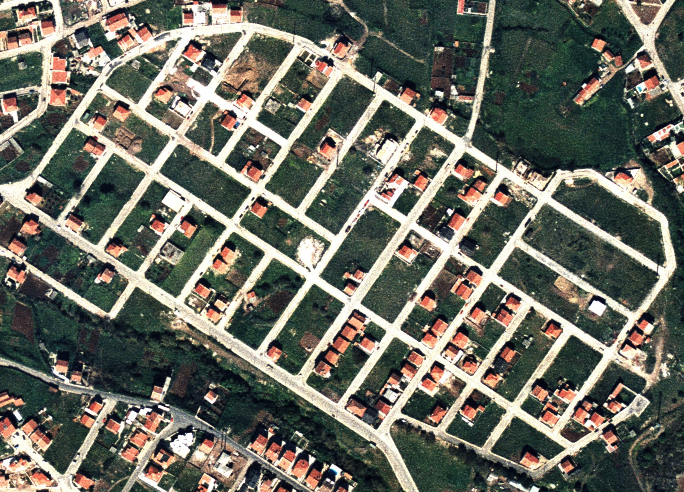
#> input picture PI_proj2/PI_proj2/ik02.tif, 684 x 492 px
$ python solucalternat.py   (older library calls are emulated)
#> lines starting #> are read from the running program, lines starting #| are printed output that depends on the picture; after the words box and inside, x2 and y2 are one past the last pixel; in counts of white or black regions, pixels touching at a corner belong together
# -*- coding: utf-8 -*-
"""
Created on Fri Dec 24 15:18:01 2021

@author: silam
"""

from skimage.morphology import disk, rectangle, erosion, dilation, opening, closing, local_minima, local_maxima, watershed, binary_erosion, binary_dilation, binary_opening, binary_closing, reconstruction, skeletonize
from imageio import imread
from scipy import ndimage
import matplotlib.pyplot as plt
import numpy as np
from copy import deepcopy

Ik0=imread("ik02.tif")
#> Ik0 is the input picture: shape (492, 684, 3); mean R, G, B 106.6, 107.6, 97.1
img2_r=Ik0[:,:,0]
img2_g=Ik0[:,:,1]
img2_b=Ik0[:,:,2]

#Média das 3 bandas
Ik=np.uint(img2_r/3 + img2_g/3 + img2_b/3)
Ik=ndimage.filters.gaussian_filter(Ik, 1)
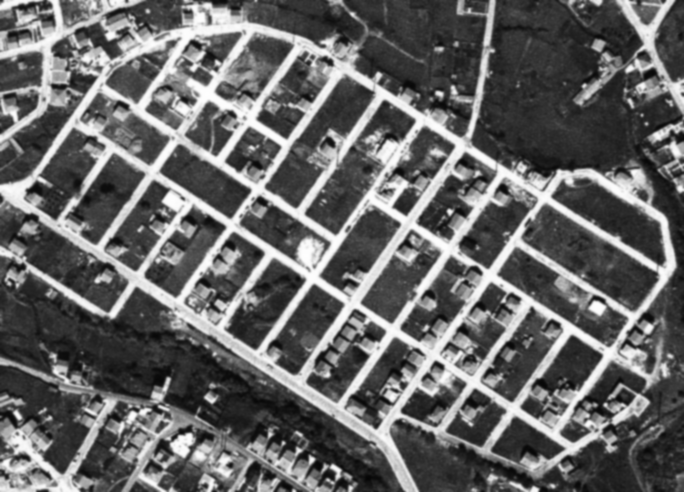
#> Ik: shape (492, 684) uint64; min 5, max 254, mean 102.4

#Função da reconstrucao geodesica binaria
def reconstrucao_bin (mask,marker):
    se= rectangle(3,3)
    ant=np.zeros(mask.shape)
    R=np.copy(marker)
    while np.array_equal(R,ant) == False:
        ant = R
        R=np.logical_and(binary_dilation(R,se),mask)
    return R

g,r = np.histogram(Ik, bins=256, range=(0,256))
#> g = 256 values, max 5376 at index 48, min 0 at index 0, mean 1314.6; r = 257 values from 0 to 256


dif=img2_r.astype(float)-(img2_b.astype(float))
dif[dif<0]=255
Ik=dif

#Threshold dos valores da imagem da média das bandas para isolar as estradas
t2 = 50
t1 = 70
X = Ik >= t1
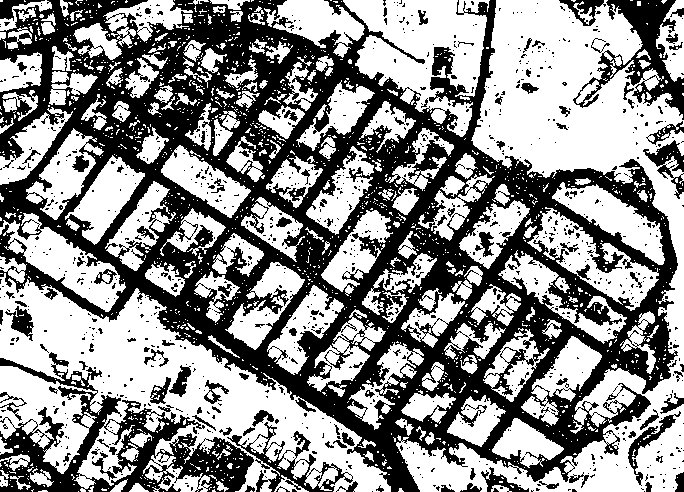
#> X: shape (492, 684) bool; 56% white; 1057 black regions (938 under 20 px), largest, box (x1, y1, x2, y2) and area: (0, 0, 678, 492) 117670, (0, 352, 254, 492) 10952, (573, 0, 684, 120) 4155
Y = Ik <= t2
#> Y: shape (492, 684) bool; 40.8% white; 1180 white regions (1054 under 20 px), largest, box (x1, y1, x2, y2) and area: (0, 0, 678, 492) 109066, (0, 352, 254, 492) 9209, (573, 0, 684, 120) 3728

#Aplicação da reconstrução à imagem binária anterior para obter a imagem binária desejada
M = np.logical_not(np.logical_or(X,Y))
#> M: shape (492, 684) bool; 3.2% white in thin lines or dots
Z = reconstrucao_bin(M, np.logical_and(binary_dilation(Y, rectangle(3, 3)), M))
#> in reconstrucao_bin, `R=np.copy(marker)`: R: shape (492, 684) bool; 3% white in thin lines or dots
#> the loop in reconstrucao_bin, `while np.array_equal(R,ant) == False:` made 10 passes
#> after the loop in reconstrucao_bin, `while np.array_equal(R,ant) == False:`: R: shape (492, 684) bool; 3.2% white in thin lines or dots
TH3 = np.logical_or(Y, Z) #Imagem binária desejada

#Filtragem da imagem binária resultante do passo anterior
dil = binary_dilation(TH3, rectangle(15,15)) #Dilatação
#> dil: shape (492, 684) bool; 95.2% white; 86 black regions (40 under 20 px), largest, box (x1, y1, x2, y2) and area: (497, 76, 629, 164) 4944, (95, 327, 138, 377) 1031, (36, 300, 82, 354) 1004
fecho = binary_erosion(dil,rectangle(15,15)) #Erosão da dilatação que resulta no fecho da img
#> fecho: shape (492, 684) bool; 82.1% white; 48 black regions, largest, box (x1, y1, x2, y2) and area: (490, 0, 636, 171) 16202, (0, 288, 89, 370) 4087, (88, 308, 166, 392) 4050


def reconstrucao_dual(mask,marker):
    a=1
    ee=rectangle(3,3)
    while a!=0:
        E=erosion(marker,ee)
        R=np.maximum(mask.astype(float),E.astype(float))
        a=np.count_nonzero(marker!=R)
        marker=deepcopy(R)
    return R

#Medicao da Distancia
d= ndimage.distance_transform_edt(fecho==1)

#Reconstrucao dual da distancia
d1=d+1
rd_d= reconstrucao_dual(d,d1)
#> the loop in reconstrucao_dual, `while a!=0:` made 2 passes
#> a on passes 1 to 2: 276320, 0

#minimo regional
min_reg = rd_d - d

ee=rectangle(3,3)
#watershed para cálculo da linha do rio
marker,n= ndimage.label(min_reg)
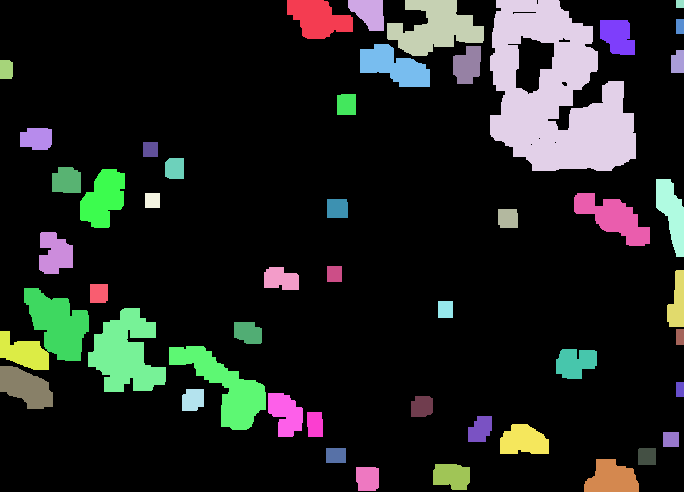
#> marker: shape (492, 684) int32; 50 distinct labels, from 0 to 49; one colour per label, 0 black
#> n = 49
W = watershed(fecho, marker, mask = np.ones(fecho.shape))
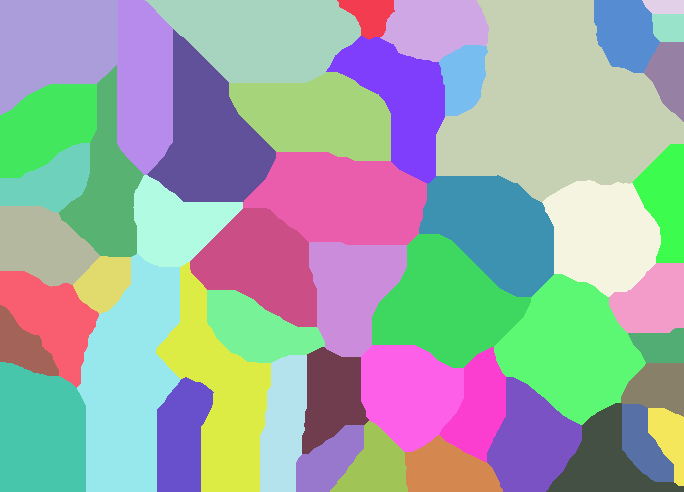
#> W: shape (492, 684) int32; 49 distinct labels, from 1 to 49; one colour per label, 0 black
Iint = W- erosion(W, ee) #Linha do rio
#> Iint: shape (492, 684) int32; 19 distinct labels, from 0 to 18

#linha do rio binaria
Iint_bin=Iint.astype(bool)
#> Iint_bin: shape (492, 684) bool; 2.6% white in thin lines or dots

a=reconstrucao_bin(TH3,Iint_bin)
#> the loop in reconstrucao_bin (call 2), `while np.array_equal(R,ant) == False:` made 98 passes
#> after the loop in reconstrucao_bin (call 2), `while np.array_equal(R,ant) == False:`:
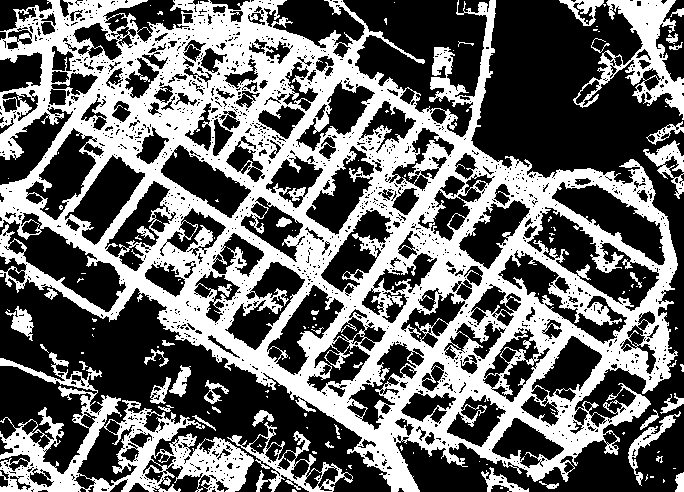
#> R: shape (492, 684) bool; 41.8% white; 132 white regions (90 under 20 px), largest, box (x1, y1, x2, y2) and area: (0, 0, 678, 492) 117670, (0, 352, 254, 492) 10952, (573, 0, 684, 120) 4155


#Multiplicação da imagem do passo anterior pela imagem original para obter o output desejado
estradas_final = np.copy(Ik0) #Cópia da imagem original para obter as cores no output
for i in range(Ik0.shape[2]):
    estradas_final[:,:,i] = estradas_final[:,:,i] * a
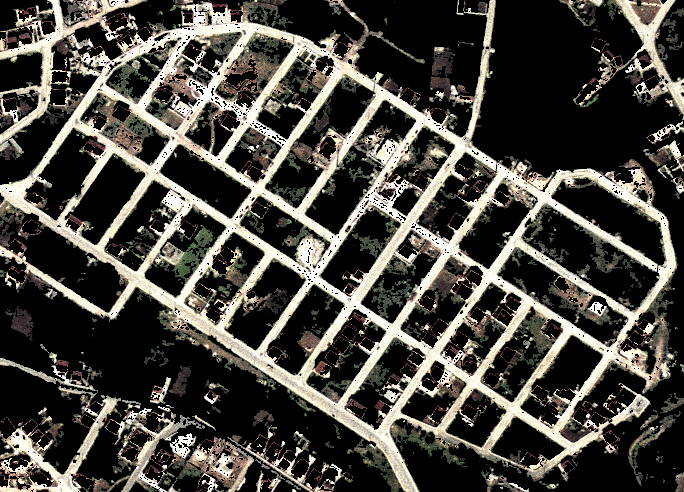
#> estradas_final: shape (492, 684, 3); mean R, G, B 72.1, 69.6, 62.6


Ik=estradas_final[:,:,0]


t2a = 230
t1a = 200
X = Ik <= t1a
#> X: shape (492, 684) bool; 79.9% white; 894 black regions (812 under 20 px), largest, box (x1, y1, x2, y2) and area: (0, 3, 676, 492) 52790, (0, 0, 141, 143) 2600, (0, 398, 116, 492) 2072
Y = Ik >= t2a
#> Y: shape (492, 684) bool; 16.8% white; 846 white regions (748 under 20 px), largest, box (x1, y1, x2, y2) and area: (0, 3, 676, 492) 43580, (0, 0, 141, 142) 2118, (0, 428, 81, 492) 1314

#Aplicação da reconstrução à imagem binária anterior para obter a imagem binária desejada
M = np.logical_not(np.logical_or(X,Y))
#> M: shape (492, 684) bool; 3.3% white in thin lines or dots
Z = reconstrucao_bin(M, np.logical_and(binary_dilation(Y, rectangle(3, 3)), M))
#> in reconstrucao_bin (call 3), `R=np.copy(marker)`: R: shape (492, 684) bool; 3% white in thin lines or dots
#> after the loop in reconstrucao_bin (call 3), `while np.array_equal(R,ant) == False:`: R: shape (492, 684) bool; 3.1% white in thin lines or dots
TH3 = np.logical_or(Y, Z) #Imagem binária desejada

#Filtragem da imagem binária resultante do passo anterior
dil = binary_dilation(TH3, rectangle(15,15)) #Dilatação
#> dil: shape (492, 684) bool; 70.4% white; 102 black regions (38 under 20 px), largest, box (x1, y1, x2, y2) and area: (0, 281, 394, 492) 22265, (480, 0, 673, 173) 19920, (250, 0, 479, 102) 10349
fecho = binary_erosion(dil,rectangle(15,15)) #Erosão da dilatação que resulta no fecho da img
#> fecho: shape (492, 684) bool; 38.3% white; 23 white regions (9 under 20 px), largest, box (x1, y1, x2, y2) and area: (0, 0, 676, 492) 108344, (0, 354, 346, 492) 14931, (569, 0, 684, 193) 4680


def reconstrucao_dual(mask,marker):
    a=1
    ee=rectangle(3,3)
    while a!=0:
        E=erosion(marker,ee)
        R=np.maximum(mask.astype(float),E.astype(float))
        a=np.count_nonzero(marker!=R)
        marker=deepcopy(R)
    return R

#Medicao da Distancia
d= ndimage.distance_transform_edt(fecho==1)
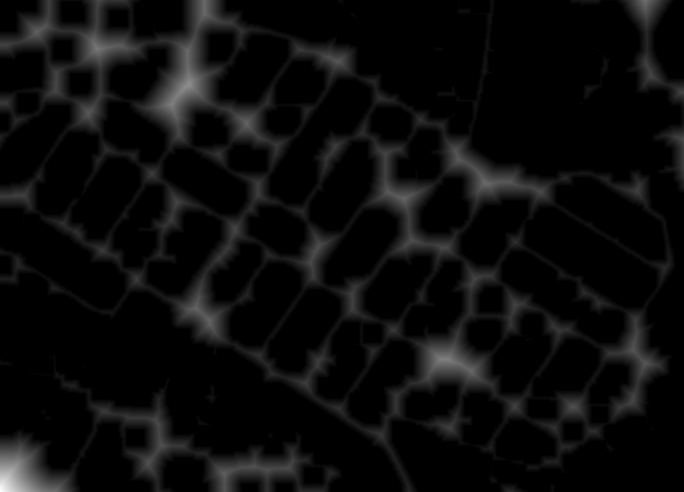
#> d: shape (492, 684) float64; min 0, max 56.08, mean 2.6; drawn with min black and max white

#Reconstrucao dual da distancia
d1=d+1
rd_d= reconstrucao_dual(d,d1)
#> the loop in reconstrucao_dual, `while a!=0:` made 2 passes
#> a on passes 1 to 2: 128915, 0

#minimo regional
min_reg = rd_d - d

ee=rectangle(3,3)
#watershed para cálculo da linha do rio
marker,n= ndimage.label(min_reg)
#> n = 67
W = watershed(fecho, marker, mask = np.ones(fecho.shape))
Iint = W- erosion(W, ee) #Linha do rio

#linha do rio binaria
Iint_bin=Iint.astype(bool)

a1=reconstrucao_bin(TH3,Iint_bin)


estradas_finala = np.copy(Ik0) #Cópia da imagem original para obter as cores no output
for i in range(Ik0.shape[2]):
    estradas_finala[:,:,i] = estradas_finala[:,:,i] * a1


plt.figure()
plt.subplot(231); plt.imshow(Ik0, 'gray'); plt.title('Original Cinzento'); plt.axis('off')
plt.subplot(232); plt.imshow(dil,'gray'); plt.title('fecho'); plt.axis('off')
plt.subplot(233); plt.imshow(fecho, 'gray'); plt.title('sk1'); plt.axis('off')
plt.subplot(234); plt.imshow(Iint, 'gray'); plt.title('Iint_bin'); plt.axis('off')
plt.subplot(235); plt.imshow(a, 'gray'); plt.title('test'); plt.axis('off')
plt.subplot(236); plt.imshow(estradas_finala, 'gray'); plt.title('a'); plt.axis('off')
